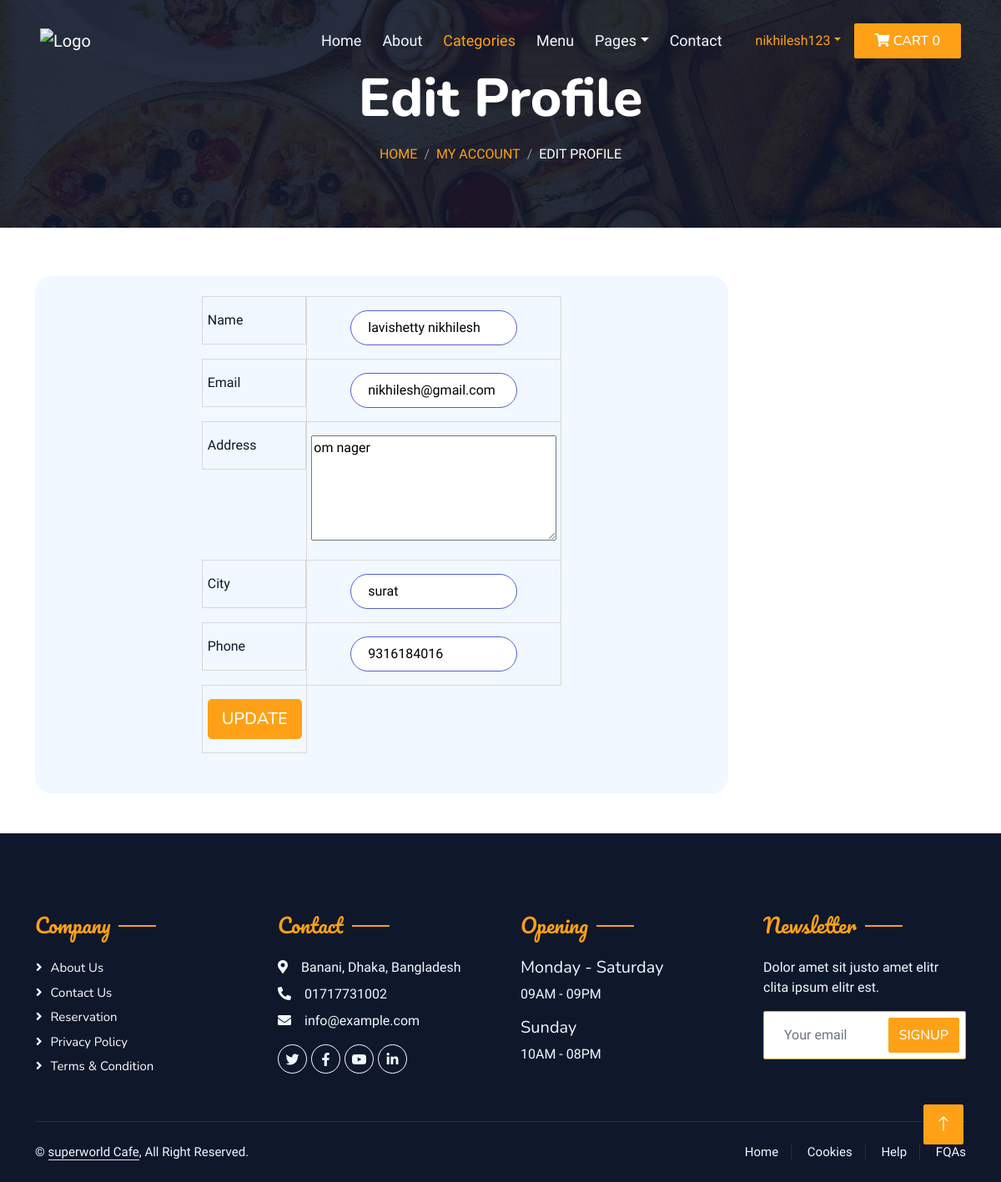
Page /Customer/update-account.php (signed in) on the committed database.
### tables this page shows
CREATE TABLE `tbl_users` (
  `id` int(11) NOT NULL,
  `name` text NOT NULL,
  `email` varchar(100) NOT NULL,
  `add1` varchar(100) NOT NULL,
  `city` varchar(100) NOT NULL,
  `phone` bigint(100) NOT NULL,
  `username` varchar(100) NOT NULL,
  `password` varchar(255) NOT NULL
);

### Customer/update-account.php (the view, shortened to what this page needs)
<?php include('config/constants.php'); ?>
<?php
    if(isset($_SESSION['user']))
    {
       $username = $_SESSION['user'];
       $fetch_user = "SELECT * FROM tbl_users WHERE username = '$username'";
       $res_fetch_user = mysqli_query($conn, $fetch_user);
       while($rows=mysqli_fetch_assoc($res_fetch_user))
       {
           $name = $rows['name'];
           $email = $rows['email'];
           $add1 = $rows['add1'];
           $city = $rows['city'];
           $phone = $rows['phone'];
       }
    }
?>
    <!DOCTYPE html>
<html lang="en">
<head>
    <link href="https://cdnjs.cloudflare.com/ajax/libs/font-awesome/5.10.0/css/all.min.css" rel="stylesheet">
    <link href="https://cdn.jsdelivr.net/npm/bootstrap-icons@1.4.1/font/bootstrap-icons.css" rel="stylesheet">
    <link href="lib/animate/animate.min.css" rel="stylesheet">
    <link href="lib/owlcarousel/assets/owl.carousel.min.css" rel="stylesheet">
    <link href="lib/tempusdominus/css/tempusdominus-bootstrap-4.min.css" rel="stylesheet" />
    <link href="css/bootstrap.min.css" rel="stylesheet">
    <link href="css/style.css" rel="stylesheet">
</head>
<body>
    <div class="container-xxl bg-white p-0">
        <div class="container-xxl position-relative p-0">
            <nav class="navbar navbar-expand-lg navbar-dark bg-dark px-4 px-lg-5 py-3 py-lg-0">
                <a href="<?php echo SITEURL; ?>" class="navbar-brand p-0">
                    <img src="../images/logo.png" alt="Logo">
                </a>
                <div class="collapse navbar-collapse" id="navbarCollapse">
                    <div class="navbar-nav ms-auto py-0 pe-4">
                        <a href="index.php" class="nav-item nav-link">Home</a>
                        <a href="about.php" class="nav-item nav-link">About</a>
                        <a href="categories.php" class="nav-item nav-link active">Categories</a>
                        <a href="menu.php" class="nav-item nav-link">Menu</a>
                        <div class="nav-item dropdown">
                            <a href="#" class="nav-link dropdown-toggle" data-bs-toggle="dropdown">Pages</a>
                        </div>
                        <a href="contact.php " class="nav-item nav-link">Contact</a>
                    </div>
                    <?php
                        if(isset($_SESSION['user']))
	                    {
                            $username = $_SESSION['user'];
                            ?>
                            <div class="nav-item dropdown">
                            <a href="#" class="nav-link dropdown-toggle" data-bs-toggle="dropdown"><?php echo $username; ?></a>
                        </div>
                            <?php
	                    }
                        else
                        {
                            ?>
                            <a href="login.php" class="nav-item nav-link">Login</a>
                            <?php
                        }
                        ?>
                     <?php
                        $count=0;
                    ?>
                    <a href="mycart.php" class="btn btn-primary py-2 px-4"><i class="fas fa-shopping-cart"></i><span> Cart <?php echo $count; ?></span></a>
                </div>
            </nav>
           <div class="container-xxl py-5 bg-dark hero-header mb-1">
                <div class="container text-center my-2 pt-4 pb-1">
                    <h1 class="display-3 text-white mb-3 animated slideInDown">Edit Profile</h1>
                    <nav aria-label="breadcrumb">
                        <ol class="breadcrumb justify-content-center text-uppercase">
                            <li class="breadcrumb-item"><a href="#">Home</a></li>
                            <li class="breadcrumb-item"><a href="myaccount.php">My Account</a></li>
                            <li class="breadcrumb-item text-white active" aria-current="page">Edit Profile</li>
                        </ol>
                    </nav>
                </div>
            </div>
        </div>
        <div class="container bootstrap snippets bootdey">
<div class="row">
  <div class="profile-info col-md-9">
      <div class="panel">
      	<div class="table-data">
			<div class="order">
			<div class="head">
        <form action="" method="POST">
        <table class="rtable">
            <tr>
                <td>Name</td>
                <td>
                    <input type="text" name="cus_name" value="<?php echo $name; ?>" id="ip2">
                </td>
            </tr>
            <tr>
                <td>Email</td>
                <td>
                    <input type="text" name="cus_email" value="<?php echo $email; ?>" id="ip2">
                </td>
            </tr>
              <tr>
                <td>Address</td>
                <td>
                    <textarea name="cus_add1" cols="30" rows="5"><?php echo $add1; ?></textarea id="ip2">
                </td>
            </tr>
              <tr>
                <td>City</td>
                <td>
                    <input type="text" name="cus_city" value="<?php echo $city; ?>" id="ip2">
                </td>
            </tr>
              <tr>
                <td>Phone</td>
                <td>
                    <input type="text" name="cus_phone" value="<?php echo $phone; ?>" id="ip2">
                </td>
            </tr>
            <tr>
                <td >
                    <input type="submit" name="submit" value="Update" class="btn btn-primary btn-lg">
                </td>
            </tr>
        </table>
        </form>
	</div>
    </div>
</div>
      </div>
  </div>
</div>
</div>
        <div class="container-fluid bg-dark text-light footer pt-5 mt-5 wow fadeIn" data-wow-delay="0.1s">
            <div class="container py-5">
                <div class="row g-5">
                    <div class="col-lg-3 col-md-6">
                        <h4 class="section-title ff-secondary text-start text-primary fw-normal mb-4">Company</h4>
                        <a class="btn btn-link" href="">About Us</a>
                        <a class="btn btn-link" href="">Contact Us</a>
                        <a class="btn btn-link" href="">Reservation</a>
                        <a class="btn btn-link" href="">Privacy Policy</a>
                        <a class="btn btn-link" href="">Terms & Condition</a>
                    </div>
                    <div class="col-lg-3 col-md-6">
                        <h4 class="section-title ff-secondary text-start text-primary fw-normal mb-4">Contact</h4>
                        <p class="mb-2"><i class="fa fa-map-marker-alt me-3"></i>Banani, Dhaka, Bangladesh</p>
                        <p class="mb-2"><i class="fa fa-phone-alt me-3"></i>01717731002</p>
                        <p class="mb-2"><i class="fa fa-envelope me-3"></i>info@example.com</p>
                        <div class="d-flex pt-2">
                            <a class="btn btn-outline-light btn-social" href=""><i class="fab fa-twitter"></i></a>
                            <a class="btn btn-outline-light btn-social" href=""><i class="fab fa-facebook-f"></i></a>
                            <a class="btn btn-outline-light btn-social" href=""><i class="fab fa-youtube"></i></a>
                            <a class="btn btn-outline-light btn-social" href=""><i class="fab fa-linkedin-in"></i></a>
                        </div>
                    </div>
                    <div class="col-lg-3 col-md-6">
                        <h4 class="section-title ff-secondary text-start text-primary fw-normal mb-4">Opening</h4>
                        <h5 class="text-light fw-normal">Monday - Saturday</h5>
                        <p>09AM - 09PM</p>
                        <h5 class="text-light fw-normal">Sunday</h5>
                        <p>10AM - 08PM</p>
                    </div>
                    <div class="col-lg-3 col-md-6">
                        <h4 class="section-title ff-secondary text-start text-primary fw-normal mb-4">Newsletter</h4>
                        <p>Dolor amet sit justo amet elitr clita ipsum elitr est.</p>
                        <div class="position-relative mx-auto" style="max-width: 400px;">
                            <input class="form-control border-primary w-100 py-3 ps-4 pe-5" type="text" placeholder="Your email">
                            <button type="button" class="btn btn-primary py-2 position-absolute top-0 end-0 mt-2 me-2">SignUp</button>
                        </div>
                    </div>
                </div>
            </div>
            <div class="container">
                <div class="copyright">
                    <div class="row">
                        <div class="col-md-6 text-center text-md-start mb-3 mb-md-0">
                            &copy; <a class="border-bottom" href="#">superworld Cafe</a>, All Right Reserved.
                        </div>
                        <div class="col-md-6 text-center text-md-end">
                            <div class="footer-menu">
                                <a href="">Home</a>
                                <a href="">Cookies</a>
                                <a href="">Help</a>
                                <a href="">FQAs</a>
                            </div>
                        </div>
                    </div>
                </div>
            </div>
        </div>
        <a href="#" class="btn btn-lg btn-primary btn-lg-square back-to-top"><i class="bi bi-arrow-up"></i></a>
    </div>
</body>
</html>

### Customer/css/style.css (style rules this page uses)
:root { --primary: #fea116; --light: #f1f8ff; --dark: #0f172b; }
.ff-secondary { font-family: "Pacifico", cursive; }
.back-to-top { position: fixed; display: none; right: 45px; bottom: 45px; z-index: 99; }
.btn { font-family: "Nunito", sans-serif; font-weight: 500; text-transform: uppercase; transition: 0.5s; }
.btn.btn-primary, .btn.btn-secondary { color: #ffffff; }
.btn-lg-square { width: 48px; height: 48px; }
.btn-square, .btn-sm-square, .btn-lg-square { padding: 0; display: flex; align-items: center; justify-content: center; font-weight: normal; border-radius: 2px; }
.navbar-dark .navbar-nav .nav-link { position: relative; margin-left: 25px; padding: 35px 0; font-size: 18px; color: var(--light) !important; font-weight: 500; outline: none; transition: 0.5s; }
.navbar-dark .navbar-nav .nav-link:hover, .navbar-dark .navbar-nav .nav-link.active { color: var(--primary) !important; }
.navbar-dark .navbar-brand img { max-height: 60px; transition: 0.5s; }
@media (min-width: 992px) { .navbar-dark { position: absolute; width: 100%; top: 0; left: 0; z-index: 999; background: transparent !important; } }
.hero-header { background: linear-gradient(rgba(15, 23, 43, 0.9), rgba(15, 23, 43, 0.9)), url(../images/bg_homepage.jpg); background-position: center center; background-repeat: no-repeat; background-size: cover; }
.breadcrumb-item + .breadcrumb-item::before { color: rgba(255, 255, 255, 0.5); }
.section-title { position: relative; display: inline-block; }
.section-title::before { position: absolute; content: ""; width: 45px; height: 2px; top: 50%; left: -55px; margin-top: -1px; background: var(--primary); }
.section-title::after { position: absolute; content: ""; width: 45px; height: 2px; top: 50%; right: -55px; margin-top: -1px; background: var(--primary); }
.section-title.text-start::before, .section-title.text-end::after { display: none; }
.footer .btn.btn-social { margin-right: 5px; width: 35px; height: 35px; display: flex; align-items: center; justify-content: center; color: var(--light); border: 1px solid #ffffff; border-radius: 35px; transition: 0.3s; }
.footer .btn.btn-link { display: block; margin-bottom: 5px; padding: 0; text-align: left; color: #ffffff; font-size: 15px; font-weight: normal; text-transform: capitalize; transition: 0.3s; }
.footer .btn.btn-link::before { position: relative; content: "\f105"; font-family: "Font Awesome 5 Free"; font-weight: 900; margin-right: 10px; }
.footer .copyright { padding: 25px 0; font-size: 15px; border-top: 1px solid rgba(256, 256, 256, 0.1); }
.footer .copyright a { color: var(--light); }
.footer .footer-menu a { margin-right: 15px; padding-right: 15px; border-right: 1px solid rgba(255, 255, 255, 0.1); }
.footer .footer-menu a:last-child { margin-right: 0; padding-right: 0; border-right: none; }
.profile-nav, .profile-info { margin-top: 30px; }
#ip2 { border-radius: 25px; border: 1px solid #575fcf; padding: 20px; width: 200px; height: 15px; }
.table-data { width: 100vw; display: flex; flex-wrap: wrap; grid-gap: 24px; margin-top: 24px; width: 100%; color: var(--dark); align-items: center; }
.table-data > div { display: flex; justify-content: center; border-radius: 20px; background: var(--light); padding: 24px; overflow-x: auto; overflow-y: auto; }
.table-data .head { display: flex; align-items: center; grid-gap: 16px; margin-bottom: 24px; }
.table-data .order { flex-grow: 1; flex-basis: 500px; align-items: center; width: 100%; }
.table-data .order table { width: 100%; border-collapse: collapse; align-items: center; }
.table-data .order table td { padding: 16px 5px; text-align: center; border: 1px solid rgb(219, 215, 215); }
.table-data .order table tr td:first-child { display: flex; align-items: center; grid-gap: 12px; padding-left: 6px; }

### rows in the picture
tbl_users: cus_name "lavishetty nikhilesh", cus_email "nikhilesh@gmail.com", cus_add1 "om nager", cus_city "surat", cus_phone "9316184016"

### other values in the picture
$username "nikhilesh123"
$count "0"
